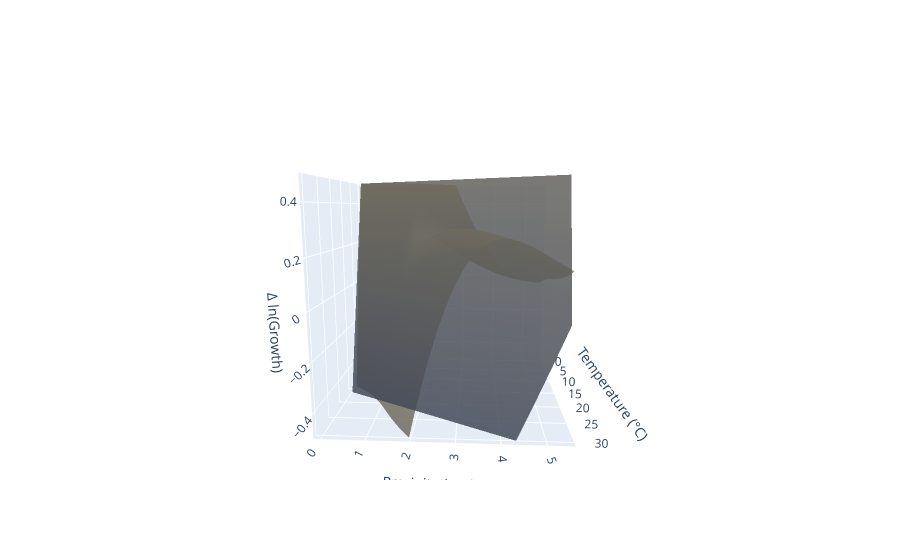

The notebook cell saved with this chart:
### Markdown cell above
### 2.1.2 Data visualisation
In this section we visualise the top-n models in a temperature-precipitation grid

### Code cell
# n_obs_holdout=5*n_countries


# holdout_data=go.Scatter3d(
#   x=true_data.x[-n_obs_holdout:],
#   y=true_data.y[-n_obs_holdout:],
#   z=true_data.z[-n_obs_holdout:],
#   mode='markers',
#   marker=dict(size=1.5, opacity=0.5, color='blue'),
#   name='Holdout Data'
#   )

plot_data = model_surfaces
# plot_data = [mean_surface] 
# plot_data=[mean_surface, bench_surface]
# plot_data=[bench_surface, bench_surface_no_outlier]
# plot_data= model_surfaces + [holdout_data]


fig= go.Figure(data=plot_data)
fig.update_layout(
    scene=dict(
        xaxis_title='Temperature (°C)',
        yaxis_title='Precipitation (m)',
        zaxis_title='Δ ln(Growth)',
        camera=dict(eye=dict(x=2.11, y=0.12, z=0.38))
        
        ,zaxis=dict(range=[-0.5, 0.5])
    ),
    legend=dict(
        bgcolor='rgba(255,255,255,0.7)',
        bordercolor='black',
        borderwidth=1
    )
)

fig.show()

### Figure 1 — Plotly figure (JSON) as saved in the notebook; plotly's stock layout.template omitted (floating-point values rounded to 4 significant figures; data arrays with more than 128 entries replaced by an {"elided": "..."} marker saying what was removed)
{"data": [{"colorscale": [[0, "#00224e"], [0.1111, "#123570"], [0.2222, "#3b496c"], [0.3333, "#575d6d"], [0.4444, "#707173"], [0.5556, "#8a8678"], [0.6667, "#a59c74"], [0.7778, "#c3b369"], [0.8889, "#e1cc55"], [1, "#fee838"]], "name": "Model (4,)", "opacity": 0.85, "showscale": false, "type": "surface", "x": {"elided": "90x90 float values"}, "y": {"elided": "90x90 float values"}, "z": {"elided": "90x90 float values"}}, {"colorscale": [[0, "#00224e"], [0.1111, "#123570"], [0.2222, "#3b496c"], [0.3333, "#575d6d"], [0.4444, "#707173"], [0.5556, "#8a8678"], [0.6667, "#a59c74"], [0.7778, "#c3b369"], [0.8889, "#e1cc55"], [1, "#fee838"]], "name": "Model (2,)", "opacity": 0.85, "showscale": false, "type": "surface", "x": {"elided": "90x90 float values"}, "y": {"elided": "90x90 float values"}, "z": {"elided": "90x90 float values"}}], "layout": {"legend": {"bgcolor": "rgba(255,255,255,0.7)", "bordercolor": "black", "borderwidth": 1}, "scene": {"camera": {"eye": {"x": 2.11, "y": 0.12, "z": 0.38}}, "xaxis": {"title": {"text": "Temperature (°C)"}}, "yaxis": {"title": {"text": "Precipitation (m)"}}, "zaxis": {"range": [-0.5, 0.5], "title": {"text": "Δ ln(Growth)"}}}}}
